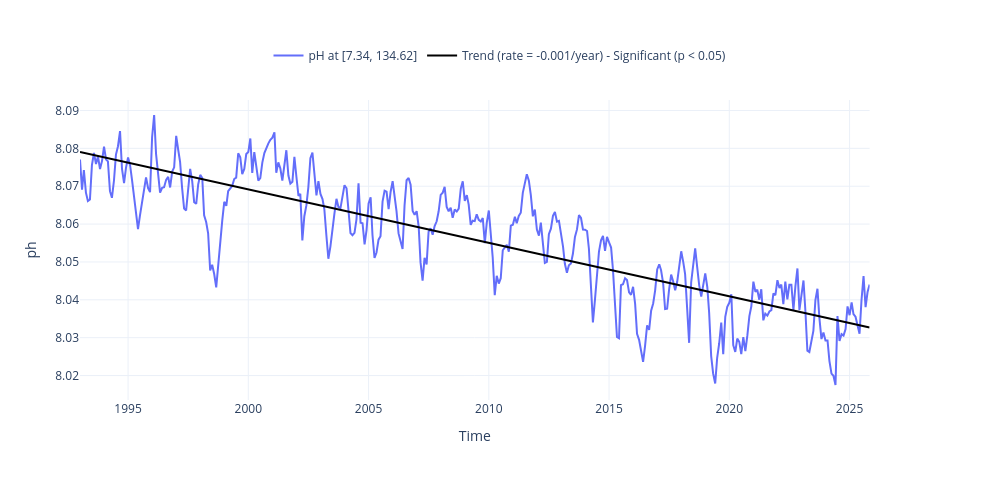

Notebook source saved alongside this figure:
### Code cell
fig = plot_timeseries_interactive(dict_plot, trendline=True, scatter_dict = None, figsize = (25, 12));

### Figure 1 — Plotly figure (JSON) as saved in the notebook; plotly's stock layout.template omitted (floating-point values rounded to 4 significant figures; data arrays with more than 128 entries replaced by an {"elided": "..."} marker saying what was removed)
{"data": [{"line": {"color": "#636EFA"}, "name": "pH at [7.34, 134.62]", "type": "scatter", "x": {"elided": "395 str values"}, "xaxis": "x", "y": {"elided": "395 float values"}, "yaxis": "y"}, {"line": {"color": "black"}, "mode": "lines", "name": "Trend (rate = -0.001/year) - Significant (p < 0.05)", "showlegend": true, "type": "scatter", "x": {"elided": "395 str values"}, "xaxis": "x", "y": {"elided": "395 float values"}, "yaxis": "y"}], "layout": {"height": 480, "legend": {"font": {"size": 12}, "orientation": "h", "x": 0.5, "xanchor": "center", "y": 1.1, "yanchor": "bottom"}, "title": {"text": " "}, "width": 1000, "xaxis": {"anchor": "y", "domain": [0, 0.94], "title": {"text": "Time"}}, "yaxis": {"anchor": "x", "domain": [0, 1], "title": {"text": "ph"}}, "yaxis2": {"anchor": "x", "overlaying": "y", "side": "right"}}}
